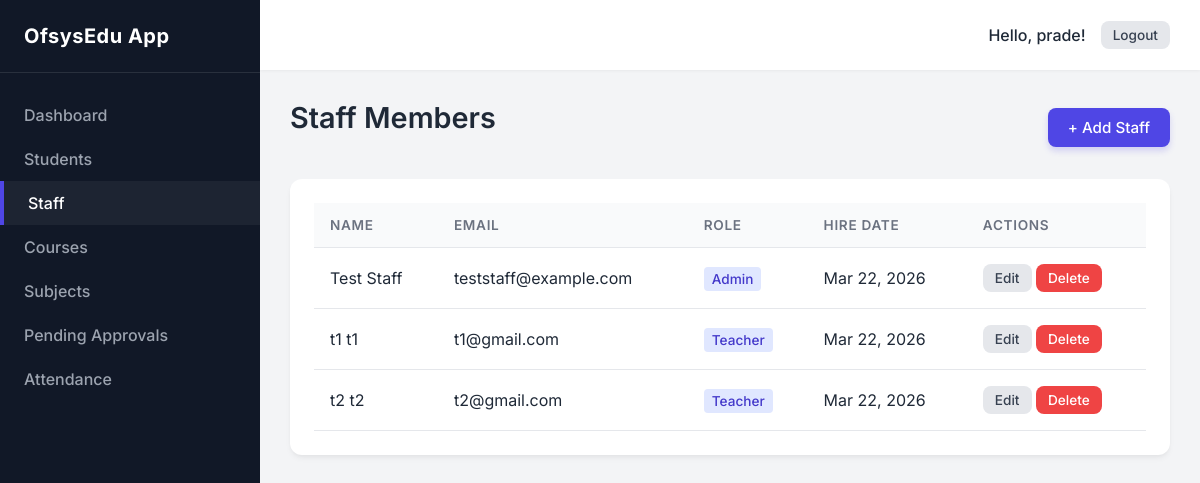
The page /staff/ (signed in) on the database its author committed.
### core/models.py (models this page shows, shortened)
class Staff(models.Model):
    ROLE_CHOICES = (
        ('Teacher', 'Teacher'),
        ('Admin', 'Admin'),
        ('Support', 'Support'),
    )
    user = models.OneToOneField(User, on_delete=models.CASCADE, null=True, blank=True)
    first_name = models.CharField(max_length=50)
    last_name = models.CharField(max_length=50)
    email = models.EmailField(unique=True)
    role = models.CharField(max_length=20, choices=ROLE_CHOICES, default='Teacher')
    hire_date = models.DateField(auto_now_add=True)

### core/views.py (the view)
    @login_required
    def _wrapped_view(request, *args, **kwargs):
        if not request.user.is_superuser:
            raise PermissionDenied("You must be an administrator to access this.")
        return view_func(request, *args, **kwargs)

### core/context_processors.py (called while the page is built)
def pending_approvals_count(request):
    if request.user.is_authenticated and (hasattr(request.user, 'staff') or request.user.is_superuser):
        count = User.objects.filter(is_active=False).count()
        return {'pending_approvals_count': count}
    return {}

### core/views.py (called while the page is built)
def admin_required(view_func):
    @login_required
    def _wrapped_view(request, *args, **kwargs):
        if not request.user.is_superuser:
            raise PermissionDenied("You must be an administrator to access this.")
        return view_func(request, *args, **kwargs)
    return _wrapped_view

@admin_required
def staff_list(request):
    staff_members = Staff.objects.all().order_by('-hire_date')
    return render(request, 'core/staff_list.html', {'staff_members': staff_members})

### core/templates/core/staff_list.html
{% extends 'core/base.html' %}
{% block content %}
<div class="header-actions">
    <h1>Staff Members</h1>
    {% if user.is_superuser %}
    <a href="{% url 'core:staff_create' %}" class="btn btn-primary">+ Add Staff</a>
    {% endif %}
</div>
<div class="card table-container">
    <table>
        <thead>
            <tr>
                <th>Name</th>
                <th>Email</th>
                <th>Role</th>
                <th>Hire Date</th>
                {% if user.is_superuser %}
                <th>Actions</th>
                {% endif %}
            </tr>
        </thead>
        <tbody>
            {% for staff in staff_members %}
            <tr>
                <td>{{ staff.first_name }} {{ staff.last_name }}</td>
                <td>{{ staff.email }}</td>
                <td>
                    <span style="background: #e0e7ff; color: #4338ca; padding: 4px 8px; border-radius: 4px; font-size: 0.85rem; font-weight: 500;">
                        {{ staff.role }}
                    </span>
                </td>
                <td>{{ staff.hire_date|date:"M d, Y" }}</td>
                {% if user.is_superuser %}
                <td>
                    <a href="{% url 'core:staff_update' staff.pk %}" class="btn btn-sm btn-secondary">Edit</a>
                    <a href="{% url 'core:staff_delete' staff.pk %}" class="btn btn-sm btn-danger">Delete</a>
                </td>
                {% endif %}
            </tr>
            {% empty %}
            <tr>
                <td colspan="5" style="text-align: center; color: var(--text-muted); padding: 30px;">
                    No staff members found.
                </td>
            </tr>
            {% endfor %}
        </tbody>
    </table>
</div>
{% endblock %}

### core/templates/core/base.html (shortened to what this page needs)
<!DOCTYPE html>
<html lang="en">
<head>
</head>
<body>
    <aside class="sidebar">
        <div class="sidebar-header">
            OfsysEdu App
        </div>
        <ul class="nav-links">
            {% if user.is_authenticated %}
                <li><a href="{% url 'core:dashboard' %}" class="nav-link">Dashboard</a></li>
                {% if user.staff or user.is_superuser %}
                    <li><a href="{% url 'core:student_list' %}" class="nav-link">Students</a></li>
                    {% if user.is_superuser %}
                    <li><a href="{% url 'core:staff_list' %}" class="nav-link">Staff</a></li>
                    {% endif %}
                    <li><a href="{% url 'core:course_list' %}" class="nav-link">Courses</a></li>
                    <li><a href="{% url 'core:subject_list' %}" class="nav-link">Subjects</a></li>
                {% endif %}
                {% if user.is_superuser %}
                    <li>
                        <a href="{% url 'core:pending_approvals' %}" class="nav-link" style="display: flex; justify-content: space-between; align-items: center;">
                            Pending Approvals
                        </a>
                    </li>
                {% endif %}
                <li><a href="{% url 'core:attendance_list' %}" class="nav-link">Attendance</a></li>
            {% endif %}
        </ul>
    </aside>
    <main class="main-content">
        <header class="topbar">
            {% if user.is_authenticated %}
                <div style="font-weight: 500; display: flex; align-items: center; gap: 15px;">
                    <span>Hello, {{ user.first_name|default:user.username }}!</span>
                    <form method="post" action="{% url 'logout' %}" style="display: inline;">
                        <button type="submit" class="btn btn-sm btn-secondary">Logout</button>
                    </form>
                </div>
            {% endif %}
        </header>
        <div class="content-area">
            {% block content %}
            {% endblock %}
        </div>
    </main>
</body>
</html>

### core/templates/core/base.html (style rules this page uses)
:root { --primary: #4f46e5; --primary-hover: #4338ca; --sidebar-bg: #111827; --sidebar-text: #9ca3af; --sidebar-text-active: #ffffff; --bg-color: #f3f4f6; --card-bg: #ffffff; --text-main: #1f2937; --text-muted: #6b7280; --border-color: #e5e7eb; --danger: #ef4444; --danger-hover: #dc2626; --success: #10b981; }
* { margin: 0; padding: 0; box-sizing: border-box; font-family: 'Inter', sans-serif; }
body { display: flex; min-height: 100vh; background-color: var(--bg-color); color: var(--text-main); }
.sidebar { width: 260px; background-color: var(--sidebar-bg); color: #fff; display: flex; flex-direction: column; transition: all 0.3s ease; }
.sidebar-header { padding: 24px; font-size: 1.25rem; font-weight: 700; border-bottom: 1px solid rgba(255,255,255,0.1); letter-spacing: 0.5px; }
.nav-links { list-style: none; padding: 20px 0; flex: 1; }
.nav-link { display: block; padding: 12px 24px; color: var(--sidebar-text); text-decoration: none; font-weight: 500; transition: all 0.2s; }
.nav-link:hover, .nav-link.active { background-color: rgba(255,255,255,0.05); color: var(--sidebar-text-active); border-left: 4px solid var(--primary); }
.main-content { flex: 1; display: flex; flex-direction: column; overflow-x: hidden; }
.topbar { background: var(--card-bg); height: 70px; display: flex; align-items: center; justify-content: flex-end; padding: 0 30px; box-shadow: 0 1px 3px rgba(0,0,0,0.05); }
.content-area { padding: 30px; flex: 1; overflow-y: auto; }
.card { background: var(--card-bg); border-radius: 12px; box-shadow: 0 4px 6px -1px rgba(0,0,0,0.05), 0 2px 4px -1px rgba(0,0,0,0.03); padding: 24px; margin-bottom: 24px; }
h1 { font-size: 1.8rem; margin-bottom: 20px; font-weight: 600; color: var(--text-main); }
.btn { display: inline-block; padding: 10px 20px; border-radius: 8px; font-weight: 500; text-decoration: none; cursor: pointer; transition: all 0.2s; border: none; font-size: 0.95rem; }
.btn-sm { padding: 6px 12px; font-size: 0.85rem; }
.btn-primary { background-color: var(--primary); color: white; box-shadow: 0 4px 6px rgba(79, 70, 229, 0.2); }
.btn-danger { background-color: var(--danger); color: white; }
.btn-secondary { background-color: #e5e7eb; color: #374151; }
.table-container { overflow-x: auto; }
table { width: 100%; border-collapse: collapse; text-align: left; }
th { padding: 14px 16px; background-color: #f9fafb; color: var(--text-muted); font-weight: 600; font-size: 0.85rem; text-transform: uppercase; letter-spacing: 0.05em; border-bottom: 1px solid var(--border-color); }
td { padding: 16px; border-bottom: 1px solid var(--border-color); color: var(--text-main); vertical-align: middle; }
.header-actions { display: flex; justify-content: space-between; align-items: center; margin-bottom: 24px; }

### rows shown on the page
Staff: first_name "Test", last_name "Staff", email "teststaff@example.com", role "Admin", hire_date "Mar 22, 2026"
Staff: first_name "t1", last_name "t1", email "t1@gmail.com", role "Teacher", hire_date "Mar 22, 2026"
Staff: first_name "t2", last_name "t2", email "t2@gmail.com", role "Teacher", hire_date "Mar 22, 2026"

### other values the page prints
{{ user.first_name|default:user.username }} "prade"
